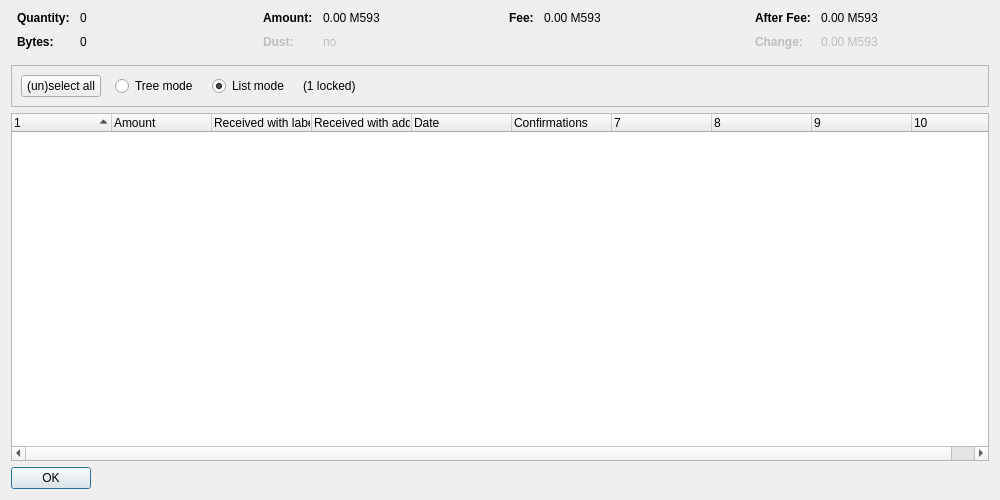
<?xml version="1.0" encoding="UTF-8"?>
<ui version="4.0">
 <class>CoinControlDialog</class>
 <widget class="QDialog" name="CoinControlDialog">
  <property name="geometry">
   <rect>
    <x>0</x>
    <y>0</y>
    <width>1000</width>
    <height>500</height>
   </rect>
  </property>
  <property name="windowTitle">
   <string>Coin Selection</string>
  </property>
  <layout class="QVBoxLayout" name="verticalLayout">
   <item>
    <layout class="QHBoxLayout" name="horizontalLayoutTop" stretch="0,0,0,0">
     <property name="topMargin">
      <number>0</number>
     </property>
     <property name="bottomMargin">
      <number>10</number>
     </property>
     <item>
      <layout class="QFormLayout" name="formLayoutCoinControl1">
       <property name="horizontalSpacing">
        <number>10</number>
       </property>
       <property name="verticalSpacing">
        <number>10</number>
       </property>
       <property name="leftMargin">
        <number>6</number>
       </property>
       <property name="rightMargin">
        <number>6</number>
       </property>
       <item row="0" column="0">
        <widget class="QLabel" name="labelCoinControlQuantityText">
         <property name="font">
          <font>
           <weight>75</weight>
           <bold>true</bold>
          </font>
         </property>
         <property name="text">
          <string>Quantity:</string>
         </property>
        </widget>
       </item>
       <item row="0" column="1">
        <widget class="QLabel" name="labelCoinControlQuantity">
         <property name="cursor">
          <cursorShape>IBeamCursor</cursorShape>
         </property>
         <property name="contextMenuPolicy">
          <enum>Qt::ActionsContextMenu</enum>
         </property>
         <property name="text">
          <string notr="true">0</string>
         </property>
         <property name="textInteractionFlags">
          <set>Qt::LinksAccessibleByMouse|Qt::TextSelectableByKeyboard|Qt::TextSelectableByMouse</set>
         </property>
        </widget>
       </item>
       <item row="1" column="0">
        <widget class="QLabel" name="labelCoinControlBytesText">
         <property name="font">
          <font>
           <weight>75</weight>
           <bold>true</bold>
          </font>
         </property>
         <property name="text">
          <string>Bytes:</string>
         </property>
        </widget>
       </item>
       <item row="1" column="1">
        <widget class="QLabel" name="labelCoinControlBytes">
         <property name="cursor">
          <cursorShape>IBeamCursor</cursorShape>
         </property>
         <property name="contextMenuPolicy">
          <enum>Qt::ActionsContextMenu</enum>
         </property>
         <property name="text">
          <string notr="true">0</string>
         </property>
         <property name="textInteractionFlags">
          <set>Qt::LinksAccessibleByMouse|Qt::TextSelectableByKeyboard|Qt::TextSelectableByMouse</set>
         </property>
        </widget>
       </item>
      </layout>
     </item>
     <item>
      <layout class="QFormLayout" name="formLayoutCoinControl2">
       <property name="horizontalSpacing">
        <number>10</number>
       </property>
       <property name="verticalSpacing">
        <number>10</number>
       </property>
       <property name="leftMargin">
        <number>6</number>
       </property>
       <property name="rightMargin">
        <number>6</number>
       </property>
       <item row="0" column="0">
        <widget class="QLabel" name="labelCoinControlAmountText">
         <property name="font">
          <font>
           <weight>75</weight>
           <bold>true</bold>
          </font>
         </property>
         <property name="text">
          <string>Amount:</string>
         </property>
        </widget>
       </item>
       <item row="0" column="1">
        <widget class="QLabel" name="labelCoinControlAmount">
         <property name="cursor">
          <cursorShape>IBeamCursor</cursorShape>
         </property>
         <property name="contextMenuPolicy">
          <enum>Qt::ActionsContextMenu</enum>
         </property>
         <property name="text">
          <string notr="true">0.00 M593</string>
         </property>
         <property name="textInteractionFlags">
          <set>Qt::LinksAccessibleByMouse|Qt::TextSelectableByKeyboard|Qt::TextSelectableByMouse</set>
         </property>
        </widget>
       </item>
       <item row="1" column="0">
        <widget class="QLabel" name="labelCoinControlLowOutputText">
         <property name="enabled">
          <bool>false</bool>
         </property>
         <property name="font">
          <font>
           <weight>75</weight>
           <bold>true</bold>
          </font>
         </property>
         <property name="text">
          <string>Dust:</string>
         </property>
        </widget>
       </item>
       <item row="1" column="1">
        <widget class="QLabel" name="labelCoinControlLowOutput">
         <property name="enabled">
          <bool>false</bool>
         </property>
         <property name="cursor">
          <cursorShape>IBeamCursor</cursorShape>
         </property>
         <property name="contextMenuPolicy">
          <enum>Qt::ActionsContextMenu</enum>
         </property>
         <property name="text">
          <string notr="true">no</string>
         </property>
         <property name="textInteractionFlags">
          <set>Qt::LinksAccessibleByMouse|Qt::TextSelectableByKeyboard|Qt::TextSelectableByMouse</set>
         </property>
        </widget>
       </item>
      </layout>
     </item>
     <item>
      <layout class="QFormLayout" name="formLayoutCoinControl3">
       <property name="horizontalSpacing">
        <number>10</number>
       </property>
       <property name="verticalSpacing">
        <number>10</number>
       </property>
       <property name="leftMargin">
        <number>6</number>
       </property>
       <property name="rightMargin">
        <number>6</number>
       </property>
       <item row="0" column="0">
        <widget class="QLabel" name="labelCoinControlFeeText">
         <property name="font">
          <font>
           <weight>75</weight>
           <bold>true</bold>
          </font>
         </property>
         <property name="text">
          <string>Fee:</string>
         </property>
        </widget>
       </item>
       <item row="0" column="1">
        <widget class="QLabel" name="labelCoinControlFee">
         <property name="cursor">
          <cursorShape>IBeamCursor</cursorShape>
         </property>
         <property name="contextMenuPolicy">
          <enum>Qt::ActionsContextMenu</enum>
         </property>
         <property name="text">
          <string notr="true">0.00 M593</string>
         </property>
         <property name="textInteractionFlags">
          <set>Qt::LinksAccessibleByMouse|Qt::TextSelectableByKeyboard|Qt::TextSelectableByMouse</set>
         </property>
        </widget>
       </item>
      </layout>
     </item>
     <item>
      <layout class="QFormLayout" name="formLayoutCoinControl4">
       <property name="horizontalSpacing">
        <number>10</number>
       </property>
       <property name="verticalSpacing">
        <number>10</number>
       </property>
       <property name="leftMargin">
        <number>6</number>
       </property>
       <property name="rightMargin">
        <number>6</number>
       </property>
       <item row="0" column="0">
        <widget class="QLabel" name="labelCoinControlAfterFeeText">
         <property name="font">
          <font>
           <weight>75</weight>
           <bold>true</bold>
          </font>
         </property>
         <property name="text">
          <string>After Fee:</string>
         </property>
        </widget>
       </item>
       <item row="0" column="1">
        <widget class="QLabel" name="labelCoinControlAfterFee">
         <property name="cursor">
          <cursorShape>IBeamCursor</cursorShape>
         </property>
         <property name="contextMenuPolicy">
          <enum>Qt::ActionsContextMenu</enum>
         </property>
         <property name="text">
          <string notr="true">0.00 M593</string>
         </property>
         <property name="textInteractionFlags">
          <set>Qt::LinksAccessibleByMouse|Qt::TextSelectableByKeyboard|Qt::TextSelectableByMouse</set>
         </property>
        </widget>
       </item>
       <item row="1" column="0">
        <widget class="QLabel" name="labelCoinControlChangeText">
         <property name="enabled">
          <bool>false</bool>
         </property>
         <property name="font">
          <font>
           <weight>75</weight>
           <bold>true</bold>
          </font>
         </property>
         <property name="text">
          <string>Change:</string>
         </property>
        </widget>
       </item>
       <item row="1" column="1">
        <widget class="QLabel" name="labelCoinControlChange">
         <property name="enabled">
          <bool>false</bool>
         </property>
         <property name="cursor">
          <cursorShape>IBeamCursor</cursorShape>
         </property>
         <property name="contextMenuPolicy">
          <enum>Qt::ActionsContextMenu</enum>
         </property>
         <property name="text">
          <string notr="true">0.00 M593</string>
         </property>
         <property name="textInteractionFlags">
          <set>Qt::LinksAccessibleByMouse|Qt::TextSelectableByKeyboard|Qt::TextSelectableByMouse</set>
         </property>
        </widget>
       </item>
      </layout>
     </item>
    </layout>
   </item>
   <item>
    <widget class="QFrame" name="frame">
     <property name="minimumSize">
      <size>
       <width>0</width>
       <height>40</height>
      </size>
     </property>
     <property name="frameShape">
      <enum>QFrame::StyledPanel</enum>
     </property>
     <property name="frameShadow">
      <enum>QFrame::Sunken</enum>
     </property>
     <layout class="QHBoxLayout" name="horizontalLayout">
      <item>
       <layout class="QHBoxLayout" name="horizontalLayoutPanel" stretch="0,0,0,0,0">
        <property name="spacing">
         <number>14</number>
        </property>
        <item>
         <widget class="QPushButton" name="pushButtonSelectAll">
          <property name="sizePolicy">
           <sizepolicy hsizetype="Maximum" vsizetype="Fixed">
            <horstretch>0</horstretch>
            <verstretch>0</verstretch>
           </sizepolicy>
          </property>
          <property name="text">
           <string>(un)select all</string>
          </property>
          <property name="autoDefault">
           <bool>false</bool>
          </property>
         </widget>
        </item>
        <item>
         <widget class="QRadioButton" name="radioTreeMode">
          <property name="sizePolicy">
           <sizepolicy hsizetype="Maximum" vsizetype="Fixed">
            <horstretch>0</horstretch>
            <verstretch>0</verstretch>
           </sizepolicy>
          </property>
          <property name="text">
           <string>Tree mode</string>
          </property>
         </widget>
        </item>
        <item>
         <widget class="QRadioButton" name="radioListMode">
          <property name="sizePolicy">
           <sizepolicy hsizetype="Maximum" vsizetype="Fixed">
            <horstretch>0</horstretch>
            <verstretch>0</verstretch>
           </sizepolicy>
          </property>
          <property name="text">
           <string>List mode</string>
          </property>
          <property name="checked">
           <bool>true</bool>
          </property>
         </widget>
        </item>
        <item>
         <widget class="QLabel" name="labelLocked">
          <property name="text">
           <string notr="true">(1 locked)</string>
          </property>
         </widget>
        </item>
        <item>
         <spacer name="horizontalSpacer">
          <property name="orientation">
           <enum>Qt::Horizontal</enum>
          </property>
          <property name="sizeHint" stdset="0">
           <size>
            <width>40</width>
            <height>20</height>
           </size>
          </property>
         </spacer>
        </item>
       </layout>
      </item>
     </layout>
    </widget>
   </item>
   <item>
    <widget class="CoinControlTreeWidget" name="treeWidget">
     <property name="contextMenuPolicy">
      <enum>Qt::CustomContextMenu</enum>
     </property>
     <property name="sortingEnabled">
      <bool>false</bool>
     </property>
     <property name="columnCount">
      <number>10</number>
     </property>
     <attribute name="headerShowSortIndicator" stdset="0">
      <bool>true</bool>
     </attribute>
     <attribute name="headerStretchLastSection">
      <bool>false</bool>
     </attribute>
     <column>
      <property name="text">
       <string/>
      </property>
     </column>
     <column>
      <property name="text">
       <string>Amount</string>
      </property>
     </column>
     <column>
      <property name="text">
       <string>Received with label</string>
      </property>
     </column>
     <column>
      <property name="text">
       <string>Received with address</string>
      </property>
     </column>
     <column>
      <property name="text">
       <string>Date</string>
      </property>
     </column>
     <column>
      <property name="text">
       <string>Confirmations</string>
      </property>
      <property name="toolTip">
       <string>Confirmed</string>
      </property>
     </column>
     <column>
      <property name="text">
       <string/>
      </property>
     </column>
     <column>
      <property name="text">
       <string/>
      </property>
     </column>
     <column>
      <property name="text">
       <string/>
      </property>
     </column>
     <column>
      <property name="text">
       <string/>
      </property>
     </column>
    </widget>
   </item>
   <item>
    <widget class="QDialogButtonBox" name="buttonBox">
     <property name="sizePolicy">
      <sizepolicy hsizetype="Maximum" vsizetype="Fixed">
       <horstretch>0</horstretch>
       <verstretch>0</verstretch>
      </sizepolicy>
     </property>
     <property name="orientation">
      <enum>Qt::Horizontal</enum>
     </property>
     <property name="standardButtons">
      <set>QDialogButtonBox::Ok</set>
     </property>
    </widget>
   </item>
  </layout>
 </widget>
 <customwidgets>
  <customwidget>
   <class>CoinControlTreeWidget</class>
   <extends>QTreeWidget</extends>
   <header>coincontroltreewidget.h</header>
  </customwidget>
 </customwidgets>
 <resources/>
 <connections/>
</ui>
